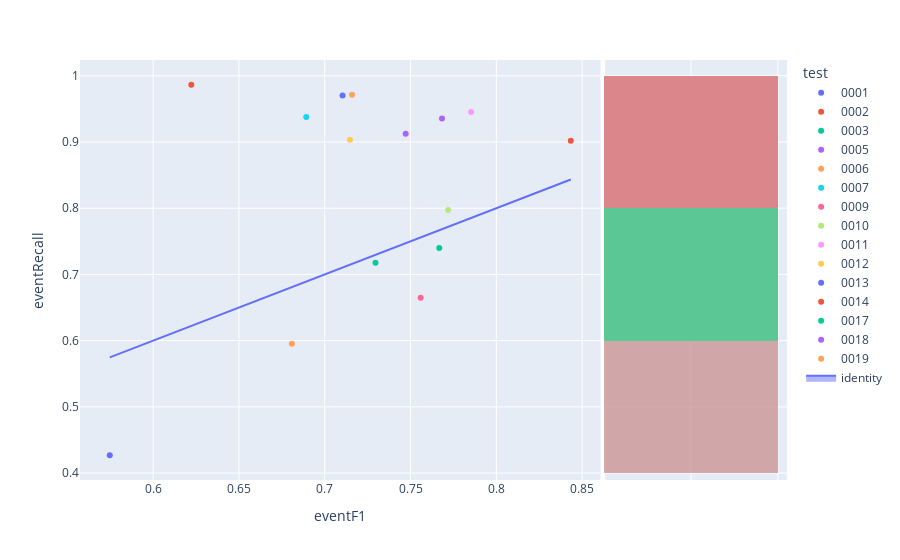

Here is the notebook cell this chart was saved with:
### Code cell
fig=px.scatter(experimentModels,x='eventF1',y='eventRecall',color='test',hover_name='modelId', marginal_y="histogram")
fig.add_trace(
    go.Scatter(x=experimentModels['eventF1'], y=experimentModels['eventF1'], name="identity", mode='lines',fill="toself")
)
fig.show()

### Figure 1 — Plotly figure (JSON) as saved in the notebook; plotly's stock layout.template omitted (floating-point values rounded to 4 significant figures)
{"data": [{"hovertemplate": "<b>%{hovertext}</b><br><br>test=0001<br>eventF1=%{x}<br>eventRecall=%{y}<extra></extra>", "hovertext": ["f3ec491b-0006-4caa-ae15-ae896cb2d67e"], "legendgroup": "0001", "marker": {"color": "#636efa", "symbol": "circle"}, "mode": "markers", "name": "0001", "orientation": "v", "showlegend": true, "type": "scatter", "x": [0.5747], "xaxis": "x", "y": [0.4269], "yaxis": "y"}, {"alignmentgroup": "True", "bingroup": "y", "hovertemplate": "test=0001<br>eventRecall=%{y}<br>count=%{x}<extra></extra>", "legendgroup": "0001", "marker": {"color": "#636efa"}, "name": "0001", "offsetgroup": "0001", "opacity": 0.5, "showlegend": false, "type": "histogram", "xaxis": "x2", "y": [0.4269], "yaxis": "y2"}, {"hovertemplate": "<b>%{hovertext}</b><br><br>test=0002<br>eventF1=%{x}<br>eventRecall=%{y}<extra></extra>", "hovertext": ["6491a608-d9e0-4af8-bfcb-4213b7921942"], "legendgroup": "0002", "marker": {"color": "#EF553B", "symbol": "circle"}, "mode": "markers", "name": "0002", "orientation": "v", "showlegend": true, "type": "scatter", "x": [0.8434], "xaxis": "x", "y": [0.9019], "yaxis": "y"}, {"alignmentgroup": "True", "bingroup": "y", "hovertemplate": "test=0002<br>eventRecall=%{y}<br>count=%{x}<extra></extra>", "legendgroup": "0002", "marker": {"color": "#EF553B"}, "name": "0002", "offsetgroup": "0002", "opacity": 0.5, "showlegend": false, "type": "histogram", "xaxis": "x2", "y": [0.9019], "yaxis": "y2"}, {"hovertemplate": "<b>%{hovertext}</b><br><br>test=0003<br>eventF1=%{x}<br>eventRecall=%{y}<extra></extra>", "hovertext": ["257f50f6-47f8-43cb-bd89-084609bb54f4"], "legendgroup": "0003", "marker": {"color": "#00cc96", "symbol": "circle"}, "mode": "markers", "name": "0003", "orientation": "v", "showlegend": true, "type": "scatter", "x": [0.7296], "xaxis": "x", "y": [0.7176], "yaxis": "y"}, {"alignmentgroup": "True", "bingroup": "y", "hovertemplate": "test=0003<br>eventRecall=%{y}<br>count=%{x}<extra></extra>", "legendgroup": "0003", "marker": {"color": "#00cc96"}, "name": "0003", "offsetgroup": "0003", "opacity": 0.5, "showlegend": false, "type": "histogram", "xaxis": "x2", "y": [0.7176], "yaxis": "y2"}, {"hovertemplate": "<b>%{hovertext}</b><br><br>test=0005<br>eventF1=%{x}<br>eventRecall=%{y}<extra></extra>", "hovertext": ["1531e4ee-35ce-4d1c-a1f9-c3c93a7adb13"], "legendgroup": "0005", "marker": {"color": "#ab63fa", "symbol": "circle"}, "mode": "markers", "name": "0005", "orientation": "v", "showlegend": true, "type": "scatter", "x": [0.7472], "xaxis": "x", "y": [0.9125], "yaxis": "y"}, {"alignmentgroup": "True", "bingroup": "y", "hovertemplate": "test=0005<br>eventRecall=%{y}<br>count=%{x}<extra></extra>", "legendgroup": "0005", "marker": {"color": "#ab63fa"}, "name": "0005", "offsetgroup": "0005", "opacity": 0.5, "showlegend": false, "type": "histogram", "xaxis": "x2", "y": [0.9125], "yaxis": "y2"}, {"hovertemplate": "<b>%{hovertext}</b><br><br>test=0006<br>eventF1=%{x}<br>eventRecall=%{y}<extra></extra>", "hovertext": ["ea67e468-eb31-4b91-9973-01efd704fdfd"], "legendgroup": "0006", "marker": {"color": "#FFA15A", "symbol": "circle"}, "mode": "markers", "name": "0006", "orientation": "v", "showlegend": true, "type": "scatter", "x": [0.6809], "xaxis": "x", "y": [0.5954], "yaxis": "y"}, {"alignmentgroup": "True", "bingroup": "y", "hovertemplate": "test=0006<br>eventRecall=%{y}<br>count=%{x}<extra></extra>", "legendgroup": "0006", "marker": {"color": "#FFA15A"}, "name": "0006", "offsetgroup": "0006", "opacity": 0.5, "showlegend": false, "type": "histogram", "xaxis": "x2", "y": [0.5954], "yaxis": "y2"}, {"hovertemplate": "<b>%{hovertext}</b><br><br>test=0007<br>eventF1=%{x}<br>eventRecall=%{y}<extra></extra>", "hovertext": ["36af1678-f8a9-4522-bf98-7726af8393a9"], "legendgroup": "0007", "marker": {"color": "#19d3f3", "symbol": "circle"}, "mode": "markers", "name": "0007", "orientation": "v", "showlegend": true, "type": "scatter", "x": [0.6892], "xaxis": "x", "y": [0.9377], "yaxis": "y"}, {"alignmentgroup": "True", "bingroup": "y", "hovertemplate": "test=0007<br>eventRecall=%{y}<br>count=%{x}<extra></extra>", "legendgroup": "0007", "marker": {"color": "#19d3f3"}, "name": "0007", "offsetgroup": "0007", "opacity": 0.5, "showlegend": false, "type": "histogram", "xaxis": "x2", "y": [0.9377], "yaxis": "y2"}, {"hovertemplate": "<b>%{hovertext}</b><br><br>test=0009<br>eventF1=%{x}<br>eventRecall=%{y}<extra></extra>", "hovertext": ["da8325b6-379e-496f-acb8-3c105a943c56"], "legendgroup": "0009", "marker": {"color": "#FF6692", "symbol": "circle"}, "mode": "markers", "name": "0009", "orientation": "v", "showlegend": true, "type": "scatter", "x": [0.7559], "xaxis": "x", "y": [0.6649], "yaxis": "y"}, {"alignmentgroup": "True", "bingroup": "y", "hovertemplate": "test=0009<br>eventRecall=%{y}<br>count=%{x}<extra></extra>", "legendgroup": "0009", "marker": {"color": "#FF6692"}, "name": "0009", "offsetgroup": "0009", "opacity": 0.5, "showlegend": false, "type": "histogram", "xaxis": "x2", "y": [0.6649], "yaxis": "y2"}, {"hovertemplate": "<b>%{hovertext}</b><br><br>test=0010<br>eventF1=%{x}<br>eventRecall=%{y}<extra></extra>", "hovertext": ["a832e8e9-3213-4caf-b34f-cdd51a27167b"], "legendgroup": "0010", "marker": {"color": "#B6E880", "symbol": "circle"}, "mode": "markers", "name": "0010", "orientation": "v", "showlegend": true, "type": "scatter", "x": [0.7719], "xaxis": "x", "y": [0.7972], "yaxis": "y"}, {"alignmentgroup": "True", "bingroup": "y", "hovertemplate": "test=0010<br>eventRecall=%{y}<br>count=%{x}<extra></extra>", "legendgroup": "0010", "marker": {"color": "#B6E880"}, "name": "0010", "offsetgroup": "0010", "opacity": 0.5, "showlegend": false, "type": "histogram", "xaxis": "x2", "y": [0.7972], "yaxis": "y2"}, {"hovertemplate": "<b>%{hovertext}</b><br><br>test=0011<br>eventF1=%{x}<br>eventRecall=%{y}<extra></extra>", "hovertext": ["8e0df4bf-4d23-4aa8-aa60-b26ac4bc4dbf"], "legendgroup": "0011", "marker": {"color": "#FF97FF", "symbol": "circle"}, "mode": "markers", "name": "0011", "orientation": "v", "showlegend": true, "type": "scatter", "x": [0.7853], "xaxis": "x", "y": [0.9454], "yaxis": "y"}, {"alignmentgroup": "True", "bingroup": "y", "hovertemplate": "test=0011<br>eventRecall=%{y}<br>count=%{x}<extra></extra>", "legendgroup": "0011", "marker": {"color": "#FF97FF"}, "name": "0011", "offsetgroup": "0011", "opacity": 0.5, "showlegend": false, "type": "histogram", "xaxis": "x2", "y": [0.9454], "yaxis": "y2"}, {"hovertemplate": "<b>%{hovertext}</b><br><br>test=0012<br>eventF1=%{x}<br>eventRecall=%{y}<extra></extra>", "hovertext": ["a4b03b48-4c81-4340-b92a-12f602f553a2"], "legendgroup": "0012", "marker": {"color": "#FECB52", "symbol": "circle"}, "mode": "markers", "name": "0012", "orientation": "v", "showlegend": true, "type": "scatter", "x": [0.7147], "xaxis": "x", "y": [0.9035], "yaxis": "y"}, {"alignmentgroup": "True", "bingroup": "y", "hovertemplate": "test=0012<br>eventRecall=%{y}<br>count=%{x}<extra></extra>", "legendgroup": "0012", "marker": {"color": "#FECB52"}, "name": "0012", "offsetgroup": "0012", "opacity": 0.5, "showlegend": false, "type": "histogram", "xaxis": "x2", "y": [0.9035], "yaxis": "y2"}, {"hovertemplate": "<b>%{hovertext}</b><br><br>test=0013<br>eventF1=%{x}<br>eventRecall=%{y}<extra></extra>", "hovertext": ["36e2b73b-50a2-4f5b-a897-2d47546b9d67"], "legendgroup": "0013", "marker": {"color": "#636efa", "symbol": "circle"}, "mode": "markers", "name": "0013", "orientation": "v", "showlegend": true, "type": "scatter", "x": [0.7104], "xaxis": "x", "y": [0.9701], "yaxis": "y"}, {"alignmentgroup": "True", "bingroup": "y", "hovertemplate": "test=0013<br>eventRecall=%{y}<br>count=%{x}<extra></extra>", "legendgroup": "0013", "marker": {"color": "#636efa"}, "name": "0013", "offsetgroup": "0013", "opacity": 0.5, "showlegend": false, "type": "histogram", "xaxis": "x2", "y": [0.9701], "yaxis": "y2"}, {"hovertemplate": "<b>%{hovertext}</b><br><br>test=0014<br>eventF1=%{x}<br>eventRecall=%{y}<extra></extra>", "hovertext": ["4c85ce88-cb17-4ddb-b740-096dc6a82d9d"], "legendgroup": "0014", "marker": {"color": "#EF553B", "symbol": "circle"}, "mode": "markers", "name": "0014", "orientation": "v", "showlegend": true, "type": "scatter", "x": [0.6223], "xaxis": "x", "y": [0.9864], "yaxis": "y"}, {"alignmentgroup": "True", "bingroup": "y", "hovertemplate": "test=0014<br>eventRecall=%{y}<br>count=%{x}<extra></extra>", "legendgroup": "0014", "marker": {"color": "#EF553B"}, "name": "0014", "offsetgroup": "0014", "opacity": 0.5, "showlegend": false, "type": "histogram", "xaxis": "x2", "y": [0.9864], "yaxis": "y2"}, {"hovertemplate": "<b>%{hovertext}</b><br><br>test=0017<br>eventF1=%{x}<br>eventRecall=%{y}<extra></extra>", "hovertext": ["190d11b0-5ffe-4468-bceb-b8eb940b8f68"], "legendgroup": "0017", "marker": {"color": "#00cc96", "symbol": "circle"}, "mode": "markers", "name": "0017", "orientation": "v", "showlegend": true, "type": "scatter", "x": [0.7667], "xaxis": "x", "y": [0.7398], "yaxis": "y"}, {"alignmentgroup": "True", "bingroup": "y", "hovertemplate": "test=0017<br>eventRecall=%{y}<br>count=%{x}<extra></extra>", "legendgroup": "0017", "marker": {"color": "#00cc96"}, "name": "0017", "offsetgroup": "0017", "opacity": 0.5, "showlegend": false, "type": "histogram", "xaxis": "x2", "y": [0.7398], "yaxis": "y2"}, {"hovertemplate": "<b>%{hovertext}</b><br><br>test=0018<br>eventF1=%{x}<br>eventRecall=%{y}<extra></extra>", "hovertext": ["7966aa35-e638-45df-bea9-250c33a3ca62"], "legendgroup": "0018", "marker": {"color": "#ab63fa", "symbol": "circle"}, "mode": "markers", "name": "0018", "orientation": "v", "showlegend": true, "type": "scatter", "x": [0.7683], "xaxis": "x", "y": [0.9354], "yaxis": "y"}, {"alignmentgroup": "True", "bingroup": "y", "hovertemplate": "test=0018<br>eventRecall=%{y}<br>count=%{x}<extra></extra>", "legendgroup": "0018", "marker": {"color": "#ab63fa"}, "name": "0018", "offsetgroup": "0018", "opacity": 0.5, "showlegend": false, "type": "histogram", "xaxis": "x2", "y": [0.9354], "yaxis": "y2"}, {"hovertemplate": "<b>%{hovertext}</b><br><br>test=0019<br>eventF1=%{x}<br>eventRecall=%{y}<extra></extra>", "hovertext": ["6d036104-a9ed-4fe7-9d7c-14f319e9d0d8"], "legendgroup": "0019", "marker": {"color": "#FFA15A", "symbol": "circle"}, "mode": "markers", "name": "0019", "orientation": "v", "showlegend": true, "type": "scatter", "x": [0.7159], "xaxis": "x", "y": [0.9715], "yaxis": "y"}, {"alignmentgroup": "True", "bingroup": "y", "hovertemplate": "test=0019<br>eventRecall=%{y}<br>count=%{x}<extra></extra>", "legendgroup": "0019", "marker": {"color": "#FFA15A"}, "name": "0019", "offsetgroup": "0019", "opacity": 0.5, "showlegend": false, "type": "histogram", "xaxis": "x2", "y": [0.9715], "yaxis": "y2"}, {"fill": "toself", "mode": "lines", "name": "identity", "type": "scatter", "x": [0.5747, 0.8434, 0.7296, 0.7472, 0.6809, 0.6892, 0.7559, 0.7719, 0.7853, 0.7147, 0.7104, 0.6223, 0.7667, 0.7683, 0.7159], "y": [0.5747, 0.8434, 0.7296, 0.7472, 0.6809, 0.6892, 0.7559, 0.7719, 0.7853, 0.7147, 0.7104, 0.6223, 0.7667, 0.7683, 0.7159]}], "layout": {"barmode": "overlay", "legend": {"title": {"text": "test"}, "tracegroupgap": 0}, "margin": {"t": 60}, "xaxis": {"anchor": "y", "domain": [0, 0.7363], "title": {"text": "eventF1"}}, "xaxis2": {"anchor": "y2", "domain": [0.7413, 1], "matches": "x2", "showgrid": true, "showline": false, "showticklabels": false, "ticks": ""}, "yaxis": {"anchor": "x", "domain": [0, 1], "title": {"text": "eventRecall"}}, "yaxis2": {"anchor": "x2", "domain": [0, 1], "matches": "y", "showgrid": true, "showticklabels": false}}}
